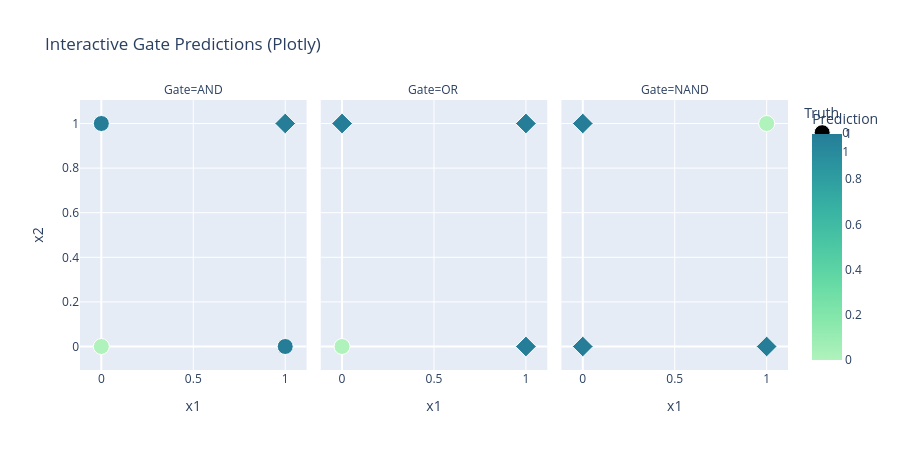

Write notebook code for a chart like this one.
### Markdown cell above
# Interactive Styled Visuals
Modern, cleaner visuals for AND/OR/NAND with optional interactivity (auto-uses extra libraries if available).

### Code cell
import numpy as np
import matplotlib.pyplot as plt

# Optional libraries (used only if available)
ipywidgets_ok = False
plotly_ok = False

try:
    import ipywidgets as widgets
    ipywidgets_ok = True
except Exception:
    ipywidgets_ok = False

try:
    import plotly.express as px
    import pandas as pd
    plotly_ok = True
except Exception:
    plotly_ok = False

# Shared gate setup
gates = ["AND", "OR", "NAND"]
params = [
    [1, 1, -1],
    [1, 1, -1],
    [-1, -1, 1]
 ]
inputs = [[0, 0], [0, 1], [1, 0], [1, 1]]
truth = [
    [0, 0, 0, 1],
    [0, 1, 1, 1],
    [1, 1, 1, 0]
 ]

# Styled Matplotlib theme
plt.style.use("seaborn-v0_8-whitegrid")
plt.rcParams["figure.facecolor"] = "#f7f9fc"
plt.rcParams["axes.facecolor"] = "#ffffff"
plt.rcParams["axes.titleweight"] = "bold"
plt.rcParams["axes.edgecolor"] = "#ccd6e0"
plt.rcParams["grid.color"] = "#dfe7f1"
plt.rcParams["font.size"] = 10

# Build predictions
all_preds = []
g = 0
while g < 3:
    w1 = params[g][0]
    w2 = params[g][1]
    b = params[g][2]
    preds = []
    i = 0
    while i < 4:
        z = inputs[i][0] * w1 + inputs[i][1] * w2 + b
        if z >= 0:
            preds.append(1)
        else:
            preds.append(0)
        i = i + 1
    all_preds.append(preds)
    g = g + 1

# One clean styled dashboard
fig = plt.figure(figsize=(16, 10), constrained_layout=True)
gs = fig.add_gridspec(3, 3)

# Row 1: truth vs prediction
k = 0
while k < 3:
    ax = fig.add_subplot(gs[0, k])
    x = np.arange(4)
    width = 0.35
    ax.bar(x - width / 2, truth[k], width=width, color="#2a9d8f", label="Truth")
    ax.bar(x + width / 2, all_preds[k], width=width, color="#e76f51", label="Pred")
    ax.set_title(gates[k] + " Output Match")
    ax.set_xticks(x)
    ax.set_xticklabels(["00", "01", "10", "11"])
    ax.set_ylim(0, 1.2)
    if k == 0:
        ax.legend(loc="upper left")
    k = k + 1

# Row 2: decision boundaries
k = 0
while k < 3:
    ax = fig.add_subplot(gs[1, k])
    w1 = params[k][0]
    w2 = params[k][1]
    b = params[k][2]

    pos_x = []
    pos_y = []
    neg_x = []
    neg_y = []

    i = 0
    while i < 4:
        if truth[k][i] == 1:
            pos_x.append(inputs[i][0])
            pos_y.append(inputs[i][1])
        else:
            neg_x.append(inputs[i][0])
            neg_y.append(inputs[i][1])
        i = i + 1

    ax.scatter(neg_x, neg_y, s=140, c="#264653", label="0", edgecolors="white", linewidths=1.5)
    ax.scatter(pos_x, pos_y, s=140, c="#f4a261", label="1", edgecolors="white", linewidths=1.5)

    xs = np.array([-0.5, 1.5])
    if w2 != 0:
        ys = (-w1 * xs - b) / w2
        ax.plot(xs, ys, color="#e63946", linewidth=2.5)

    ax.set_title(gates[k] + " Decision Space")
    ax.set_xlim(-0.5, 1.5)
    ax.set_ylim(-0.5, 1.5)
    ax.set_xlabel("x1")
    ax.set_ylabel("x2")
    k = k + 1

# Row 3: confusion-matrix style
k = 0
while k < 3:
    ax = fig.add_subplot(gs[2, k])
    t = truth[k]
    p = all_preds[k]

    tn = 0
    fp = 0
    fn = 0
    tp = 0
    i = 0
    while i < 4:
        if t[i] == 0 and p[i] == 0:
            tn = tn + 1
        elif t[i] == 0 and p[i] == 1:
            fp = fp + 1
        elif t[i] == 1 and p[i] == 0:
            fn = fn + 1
        else:
            tp = tp + 1
        i = i + 1

    mat = np.array([[tn, fp], [fn, tp]])
    ax.imshow(mat, cmap="YlGnBu", vmin=0, vmax=4)
    ax.set_title(gates[k] + " Confusion")
    ax.set_xticks([0, 1])
    ax.set_yticks([0, 1])
    ax.set_xticklabels(["Pred 0", "Pred 1"])
    ax.set_yticklabels(["True 0", "True 1"])

    r = 0
    while r < 2:
        c = 0
        while c < 2:
            ax.text(c, r, str(mat[r, c]), ha="center", va="center", color="#1b263b", fontsize=12, fontweight="bold")
            c = c + 1
        r = r + 1

    k = k + 1

fig.suptitle("Perceptron Logic Gates - Styled Visual Dashboard", fontsize=18, fontweight="bold")
plt.show()

# Optional slider interaction (requires ipywidgets)
if ipywidgets_ok:
    def show_interactive(gate_index=0, bias_shift=0.0):
        gate = gates[gate_index]
        w1 = params[gate_index][0]
        w2 = params[gate_index][1]
        b = params[gate_index][2] + bias_shift

        fig, ax = plt.subplots(figsize=(5.5, 5))
        ax.set_facecolor("#ffffff")

        pos_x = []
        pos_y = []
        neg_x = []
        neg_y = []

        i = 0
        while i < 4:
            if truth[gate_index][i] == 1:
                pos_x.append(inputs[i][0])
                pos_y.append(inputs[i][1])
            else:
                neg_x.append(inputs[i][0])
                neg_y.append(inputs[i][1])
            i = i + 1

        ax.scatter(neg_x, neg_y, s=180, c="#355070", label="Class 0", edgecolors="white", linewidths=1.5)
        ax.scatter(pos_x, pos_y, s=180, c="#eaac8b", label="Class 1", edgecolors="white", linewidths=1.5)

        xs = np.array([-0.5, 1.5])
        if w2 != 0:
            ys = (-w1 * xs - b) / w2
            ax.plot(xs, ys, color="#e63946", linewidth=3, label="Decision line")

        ax.set_title(gate + " Interactive Boundary", fontsize=13, fontweight="bold")
        ax.set_xlim(-0.5, 1.5)
        ax.set_ylim(-0.5, 1.5)
        ax.set_xlabel("x1")
        ax.set_ylabel("x2")
        ax.grid(alpha=0.3)
        ax.legend(loc="upper right")
        plt.show()

    widgets.interact(
        show_interactive,
        gate_index=widgets.IntSlider(value=0, min=0, max=2, step=1, description="Gate"),
        bias_shift=widgets.FloatSlider(value=0.0, min=-2.0, max=2.0, step=0.1, description="Bias Shift")
    )
else:
    print("ipywidgets not available: run 'pip install ipywidgets' for slider interaction.")

# Optional Plotly interaction (requires plotly + pandas)
if plotly_ok:
    rows = []
    g = 0
    while g < 3:
        i = 0
        while i < 4:
            w1 = params[g][0]
            w2 = params[g][1]
            b = params[g][2]
            x1 = inputs[i][0]
            x2 = inputs[i][1]
            z = x1 * w1 + x2 * w2 + b
            if z >= 0:
                pred = 1
            else:
                pred = 0
            rows.append({
                "Gate": gates[g],
                "Input": str(x1) + str(x2),
                "x1": x1,
                "x2": x2,
                "Truth": truth[g][i],
                "Prediction": pred
            })
            i = i + 1
        g = g + 1

    df = pd.DataFrame(rows)
    fig = px.scatter(
        df,
        x="x1",
        y="x2",
        color="Prediction",
        symbol="Truth",
        facet_col="Gate",
        hover_data=["Input", "Truth", "Prediction"],
        title="Interactive Gate Predictions (Plotly)",
        color_continuous_scale="Tealgrn"
    )
    fig.update_traces(marker=dict(size=16, line=dict(width=1, color="white")))
    fig.update_layout(height=450)
    fig.show()
else:
    print("plotly/pandas not available: run 'pip install plotly pandas' for Plotly visuals.")

### Figure 1 — Plotly figure (JSON) as saved in the notebook; plotly's stock layout.template omitted (floating-point values rounded to 4 significant figures)
{"data": [{"customdata": [["00", 0, 0], ["01", 0, 1], ["10", 0, 1]], "hovertemplate": "Truth=%{customdata[1]}<br>Gate=AND<br>x1=%{x}<br>x2=%{y}<br>Input=%{customdata[0]}<br>Prediction=%{marker.color}<extra></extra>", "legendgroup": "0", "marker": {"color": [0, 1, 1], "coloraxis": "coloraxis", "line": {"color": "white", "width": 1}, "size": 16, "symbol": "circle"}, "mode": "markers", "name": "0", "orientation": "v", "showlegend": true, "type": "scatter", "x": [0, 0, 1], "xaxis": "x", "y": [0, 1, 0], "yaxis": "y"}, {"customdata": [["00", 0, 0]], "hovertemplate": "Truth=%{customdata[1]}<br>Gate=OR<br>x1=%{x}<br>x2=%{y}<br>Input=%{customdata[0]}<br>Prediction=%{marker.color}<extra></extra>", "legendgroup": "0", "marker": {"color": [0], "coloraxis": "coloraxis", "line": {"color": "white", "width": 1}, "size": 16, "symbol": "circle"}, "mode": "markers", "name": "0", "orientation": "v", "showlegend": false, "type": "scatter", "x": [0], "xaxis": "x2", "y": [0], "yaxis": "y2"}, {"customdata": [["11", 0, 0]], "hovertemplate": "Truth=%{customdata[1]}<br>Gate=NAND<br>x1=%{x}<br>x2=%{y}<br>Input=%{customdata[0]}<br>Prediction=%{marker.color}<extra></extra>", "legendgroup": "0", "marker": {"color": [0], "coloraxis": "coloraxis", "line": {"color": "white", "width": 1}, "size": 16, "symbol": "circle"}, "mode": "markers", "name": "0", "orientation": "v", "showlegend": false, "type": "scatter", "x": [1], "xaxis": "x3", "y": [1], "yaxis": "y3"}, {"customdata": [["11", 1, 1]], "hovertemplate": "Truth=%{customdata[1]}<br>Gate=AND<br>x1=%{x}<br>x2=%{y}<br>Input=%{customdata[0]}<br>Prediction=%{marker.color}<extra></extra>", "legendgroup": "1", "marker": {"color": [1], "coloraxis": "coloraxis", "line": {"color": "white", "width": 1}, "size": 16, "symbol": "diamond"}, "mode": "markers", "name": "1", "orientation": "v", "showlegend": true, "type": "scatter", "x": [1], "xaxis": "x", "y": [1], "yaxis": "y"}, {"customdata": [["01", 1, 1], ["10", 1, 1], ["11", 1, 1]], "hovertemplate": "Truth=%{customdata[1]}<br>Gate=OR<br>x1=%{x}<br>x2=%{y}<br>Input=%{customdata[0]}<br>Prediction=%{marker.color}<extra></extra>", "legendgroup": "1", "marker": {"color": [1, 1, 1], "coloraxis": "coloraxis", "line": {"color": "white", "width": 1}, "size": 16, "symbol": "diamond"}, "mode": "markers", "name": "1", "orientation": "v", "showlegend": false, "type": "scatter", "x": [0, 1, 1], "xaxis": "x2", "y": [1, 0, 1], "yaxis": "y2"}, {"customdata": [["00", 1, 1], ["01", 1, 1], ["10", 1, 1]], "hovertemplate": "Truth=%{customdata[1]}<br>Gate=NAND<br>x1=%{x}<br>x2=%{y}<br>Input=%{customdata[0]}<br>Prediction=%{marker.color}<extra></extra>", "legendgroup": "1", "marker": {"color": [1, 1, 1], "coloraxis": "coloraxis", "line": {"color": "white", "width": 1}, "size": 16, "symbol": "diamond"}, "mode": "markers", "name": "1", "orientation": "v", "showlegend": false, "type": "scatter", "x": [0, 0, 1], "xaxis": "x3", "y": [0, 1, 0], "yaxis": "y3"}], "layout": {"annotations": [{"font": {}, "showarrow": false, "text": "Gate=AND", "x": 0.16, "xanchor": "center", "xref": "paper", "y": 1, "yanchor": "bottom", "yref": "paper"}, {"font": {}, "showarrow": false, "text": "Gate=OR", "x": 0.5, "xanchor": "center", "xref": "paper", "y": 1, "yanchor": "bottom", "yref": "paper"}, {"font": {}, "showarrow": false, "text": "Gate=NAND", "x": 0.84, "xanchor": "center", "xref": "paper", "y": 1, "yanchor": "bottom", "yref": "paper"}], "coloraxis": {"colorbar": {"title": {"text": "Prediction"}}, "colorscale": [[0, "rgb(176, 242, 188)"], [0.1667, "rgb(137, 232, 172)"], [0.3333, "rgb(103, 219, 165)"], [0.5, "rgb(76, 200, 163)"], [0.6667, "rgb(56, 178, 163)"], [0.8333, "rgb(44, 152, 160)"], [1, "rgb(37, 125, 152)"]]}, "height": 450, "legend": {"title": {"text": "Truth"}, "tracegroupgap": 0}, "title": {"text": "Interactive Gate Predictions (Plotly)"}, "xaxis": {"anchor": "y", "domain": [0, 0.32], "title": {"text": "x1"}}, "xaxis2": {"anchor": "y2", "domain": [0.34, 0.66], "matches": "x", "title": {"text": "x1"}}, "xaxis3": {"anchor": "y3", "domain": [0.68, 1.0], "matches": "x", "title": {"text": "x1"}}, "yaxis": {"anchor": "x", "domain": [0, 1], "title": {"text": "x2"}}, "yaxis2": {"anchor": "x2", "domain": [0, 1], "matches": "y", "showticklabels": false}, "yaxis3": {"anchor": "x3", "domain": [0, 1], "matches": "y", "showticklabels": false}}}
